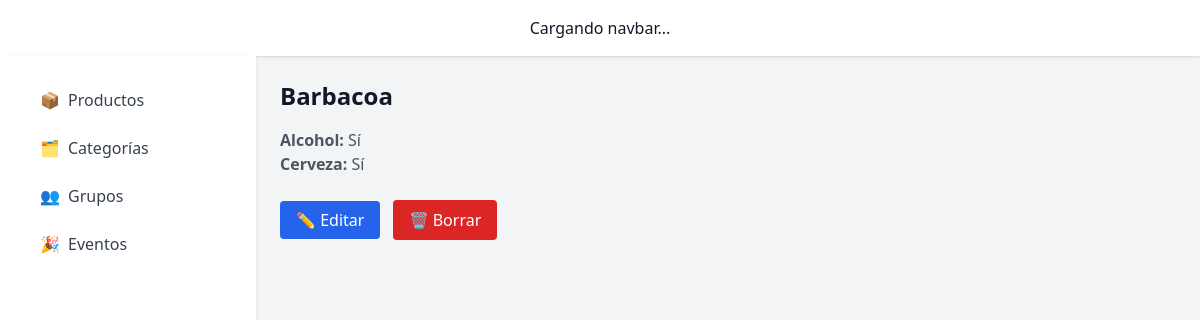
Screenshot of /event_type/Barbacoa/ (signed in) with the database file from the repository.
### core/models/event_type.py (models this page shows, shortened)
class EventType(models.Model):
    name = models.CharField(max_length=100, unique=True)
    alcoholic = models.BooleanField(default=False)
    beer_friendly = models.BooleanField(default=False)
    description = models.TextField(blank=True)

### core/views.py (the view)
# urls.py: path('event_type/<str:name>/', event_type_detail_view, name='event_type_detail'),
def event_type_detail_view(request, name):
    event = get_object_or_404(EventType, name=name)
    return render(request, "core/event_type_detail.html", {"event": event})

### core/templates/core/event_type_detail.html (shortened to what this page needs)
{% extends "base.html" %}
{% block content %}
<h2 class="text-2xl font-bold mb-4">{{ event.name }}</h2>
<ul class="mt-4 text-gray-600">
  <li><strong>Alcohol:</strong> {{ event.alcoholic|yesno:"Sí,No" }}</li>
  <li><strong>Cerveza:</strong> {{ event.beer_friendly|yesno:"Sí,No" }}</li>
</ul>
{% if user.is_staff %}
  <div class="mt-6 space-x-2">
    <a href="{% url 'event_type_edit' event.name %}" class="bg-blue-600 text-white px-4 py-2 rounded hover:bg-blue-700">✏️ Editar</a>
    <form action="{% url 'event_type_delete' event.name %}" method="POST" class="inline" onsubmit="return confirm('¿Eliminar tipo de evento?');">
      <button type="submit" class="bg-red-600 text-white px-4 py-2 rounded hover:bg-red-700">🗑️ Borrar</button>
    </form>
  </div>
{% endif %}
{% endblock %}

### rows the page displays
EventType: name "Barbacoa", alcoholic "Sí", beer_friendly "Sí"
